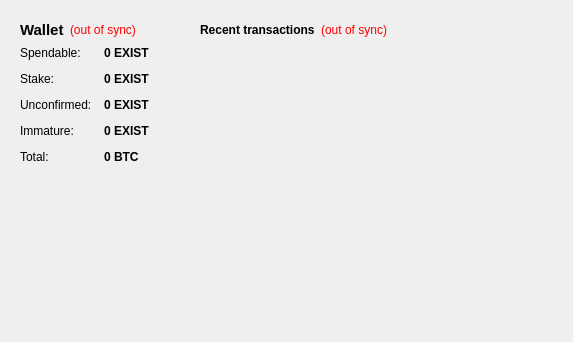
<?xml version="1.0" encoding="UTF-8"?>
<ui version="4.0">
 <class>OverviewPage</class>
 <widget class="QWidget" name="OverviewPage">
  <property name="geometry">
   <rect>
    <x>0</x>
    <y>0</y>
    <width>573</width>
    <height>342</height>
   </rect>
  </property>
  <property name="windowTitle">
   <string>Form</string>
  </property>
  <property name="styleSheet">
   <string notr="true"/>
  </property>
  <layout class="QHBoxLayout" name="horizontalLayout" stretch="0,1">
   <item>
    <layout class="QVBoxLayout" name="verticalLayout_2">
     <item>
      <widget class="QFrame" name="frame">
       <property name="frameShape">
        <enum>QFrame::NoFrame</enum>
       </property>
       <property name="frameShadow">
        <enum>QFrame::Plain</enum>
       </property>
       <layout class="QVBoxLayout" name="verticalLayout_4">
        <item>
         <layout class="QHBoxLayout" name="horizontalLayout_4">
          <item>
           <widget class="QLabel" name="label_5">
            <property name="font">
             <font>
              <pointsize>11</pointsize>
              <weight>75</weight>
              <bold>true</bold>
             </font>
            </property>
            <property name="text">
             <string>Wallet</string>
            </property>
           </widget>
          </item>
          <item>
           <widget class="QLabel" name="labelWalletStatus">
            <property name="toolTip">
             <string>The displayed information may be out of date. Your wallet automatically synchronizes with the Existential network after a connection is established, but this process has not completed yet.</string>
            </property>
            <property name="styleSheet">
             <string notr="true">QLabel { color: red; }</string>
            </property>
            <property name="text">
             <string notr="true">(out of sync)</string>
            </property>
            <property name="alignment">
             <set>Qt::AlignLeading|Qt::AlignLeft|Qt::AlignVCenter</set>
            </property>
           </widget>
          </item>
          <item>
           <spacer name="horizontalSpacer_2">
            <property name="orientation">
             <enum>Qt::Horizontal</enum>
            </property>
            <property name="sizeHint" stdset="0">
             <size>
              <width>40</width>
              <height>20</height>
             </size>
            </property>
           </spacer>
          </item>
         </layout>
        </item>
        <item>
         <layout class="QFormLayout" name="formLayout_2">
          <property name="fieldGrowthPolicy">
           <enum>QFormLayout::AllNonFixedFieldsGrow</enum>
          </property>
          <property name="horizontalSpacing">
           <number>12</number>
          </property>
          <property name="verticalSpacing">
           <number>12</number>
          </property>
          <item row="0" column="0">
           <widget class="QLabel" name="label">
            <property name="text">
             <string>Spendable:</string>
            </property>
           </widget>
          </item>
          <item row="0" column="1">
           <widget class="QLabel" name="labelBalance">
            <property name="font">
             <font>
              <weight>75</weight>
              <bold>true</bold>
             </font>
            </property>
            <property name="cursor">
             <cursorShape>IBeamCursor</cursorShape>
            </property>
            <property name="toolTip">
             <string>Your current spendable balance</string>
            </property>
            <property name="text">
             <string notr="true">0 EXIST</string>
            </property>
            <property name="textInteractionFlags">
             <set>Qt::LinksAccessibleByMouse|Qt::TextSelectableByKeyboard|Qt::TextSelectableByMouse</set>
            </property>
           </widget>
          </item>
          <item row="1" column="0">
           <widget class="QLabel" name="label_6">
            <property name="text">
             <string>Stake:</string>
            </property>
           </widget>
          </item>
          <item row="1" column="1">
           <widget class="QLabel" name="labelStake">
            <property name="font">
             <font>
              <weight>75</weight>
              <bold>true</bold>
             </font>
            </property>
            <property name="cursor">
             <cursorShape>IBeamCursor</cursorShape>
            </property>
            <property name="toolTip">
             <string>Total of coins that was staked, and do not yet count toward the current balance</string>
            </property>
            <property name="text">
             <string notr="true">0 EXIST</string>
            </property>
            <property name="textInteractionFlags">
             <set>Qt::LinksAccessibleByMouse|Qt::TextSelectableByKeyboard|Qt::TextSelectableByMouse</set>
            </property>
           </widget>
          </item>
          <item row="2" column="0">
           <widget class="QLabel" name="label_3">
            <property name="text">
             <string>Unconfirmed:</string>
            </property>
           </widget>
          </item>
          <item row="2" column="1">
           <widget class="QLabel" name="labelUnconfirmed">
            <property name="font">
             <font>
              <weight>75</weight>
              <bold>true</bold>
             </font>
            </property>
            <property name="cursor">
             <cursorShape>IBeamCursor</cursorShape>
            </property>
            <property name="toolTip">
             <string>Total of transactions that have yet to be confirmed, and do not yet count toward the current balance</string>
            </property>
            <property name="text">
             <string notr="true">0 EXIST</string>
            </property>
            <property name="textInteractionFlags">
             <set>Qt::LinksAccessibleByMouse|Qt::TextSelectableByKeyboard|Qt::TextSelectableByMouse</set>
            </property>
           </widget>
          </item>
          <item row="3" column="0">
           <widget class="QLabel" name="labelImmatureText">
            <property name="text">
             <string>Immature:</string>
            </property>
           </widget>
          </item>
          <item row="3" column="1">
           <widget class="QLabel" name="labelImmature">
            <property name="font">
             <font>
              <weight>75</weight>
              <bold>true</bold>
             </font>
            </property>
            <property name="toolTip">
             <string>Mined balance that has not yet matured</string>
            </property>
            <property name="text">
             <string notr="true">0 EXIST</string>
            </property>
            <property name="textInteractionFlags">
             <set>Qt::LinksAccessibleByMouse|Qt::TextSelectableByKeyboard|Qt::TextSelectableByMouse</set>
            </property>
           </widget>
          </item>
          <item row="4" column="0">
           <widget class="QLabel" name="labelTotalText">
            <property name="text">
             <string>Total:</string>
            </property>
           </widget>
          </item>
          <item row="4" column="1">
           <widget class="QLabel" name="labelTotal">
            <property name="font">
             <font>
              <weight>75</weight>
              <bold>true</bold>
             </font>
            </property>
            <property name="cursor">
             <cursorShape>IBeamCursor</cursorShape>
            </property>
            <property name="toolTip">
             <string>Your current total balance</string>
            </property>
            <property name="text">
             <string notr="true">0 BTC</string>
            </property>
            <property name="textInteractionFlags">
             <set>Qt::LinksAccessibleByMouse|Qt::TextSelectableByKeyboard|Qt::TextSelectableByMouse</set>
            </property>
           </widget>
          </item>
         </layout>
        </item>
       </layout>
      </widget>
     </item>
     <item>
      <widget class="QLabel" name="label_2">
       <property name="maximumSize">
        <size>
         <width>225</width>
         <height>225</height>
        </size>
       </property>
       <property name="text">
        <string/>
       </property>
       <property name="pixmap">
        <pixmap resource="../bitcoin.qrc">:/images/about</pixmap>
       </property>
       <property name="scaledContents">
        <bool>true</bool>
       </property>
      </widget>
     </item>
     <item>
      <spacer name="verticalSpacer">
       <property name="orientation">
        <enum>Qt::Vertical</enum>
       </property>
       <property name="sizeHint" stdset="0">
        <size>
         <width>20</width>
         <height>40</height>
        </size>
       </property>
      </spacer>
     </item>
    </layout>
   </item>
   <item>
    <layout class="QVBoxLayout" name="verticalLayout_3">
     <item>
      <widget class="QFrame" name="frame_2">
       <property name="frameShape">
        <enum>QFrame::NoFrame</enum>
       </property>
       <property name="frameShadow">
        <enum>QFrame::Plain</enum>
       </property>
       <layout class="QVBoxLayout" name="verticalLayout">
        <item>
         <layout class="QHBoxLayout" name="horizontalLayout_2">
          <item>
           <widget class="QLabel" name="label_4">
            <property name="text">
             <string>&lt;b&gt;Recent transactions&lt;/b&gt;</string>
            </property>
           </widget>
          </item>
          <item>
           <widget class="QLabel" name="labelTransactionsStatus">
            <property name="toolTip">
             <string>The displayed information may be out of date. Your wallet automatically synchronizes with the Existential network after a connection is established, but this process has not completed yet.</string>
            </property>
            <property name="styleSheet">
             <string notr="true">QLabel { color: red; }</string>
            </property>
            <property name="text">
             <string notr="true">(out of sync)</string>
            </property>
            <property name="alignment">
             <set>Qt::AlignRight|Qt::AlignTrailing|Qt::AlignVCenter</set>
            </property>
           </widget>
          </item>
          <item>
           <spacer name="horizontalSpacer">
            <property name="orientation">
             <enum>Qt::Horizontal</enum>
            </property>
            <property name="sizeHint" stdset="0">
             <size>
              <width>40</width>
              <height>20</height>
             </size>
            </property>
           </spacer>
          </item>
         </layout>
        </item>
        <item>
         <widget class="QListView" name="listTransactions">
          <property name="styleSheet">
           <string notr="true">QListView { background: transparent; }</string>
          </property>
          <property name="frameShape">
           <enum>QFrame::NoFrame</enum>
          </property>
          <property name="frameShadow">
           <enum>QFrame::Plain</enum>
          </property>
          <property name="verticalScrollBarPolicy">
           <enum>Qt::ScrollBarAlwaysOff</enum>
          </property>
          <property name="horizontalScrollBarPolicy">
           <enum>Qt::ScrollBarAlwaysOff</enum>
          </property>
          <property name="selectionMode">
           <enum>QAbstractItemView::NoSelection</enum>
          </property>
         </widget>
        </item>
       </layout>
      </widget>
     </item>
     <item>
      <spacer name="verticalSpacer_2">
       <property name="orientation">
        <enum>Qt::Vertical</enum>
       </property>
       <property name="sizeHint" stdset="0">
        <size>
         <width>20</width>
         <height>40</height>
        </size>
       </property>
      </spacer>
     </item>
    </layout>
   </item>
  </layout>
 </widget>
 <resources>
  <include location="../bitcoin.qrc"/>
 </resources>
 <connections/>
</ui>
